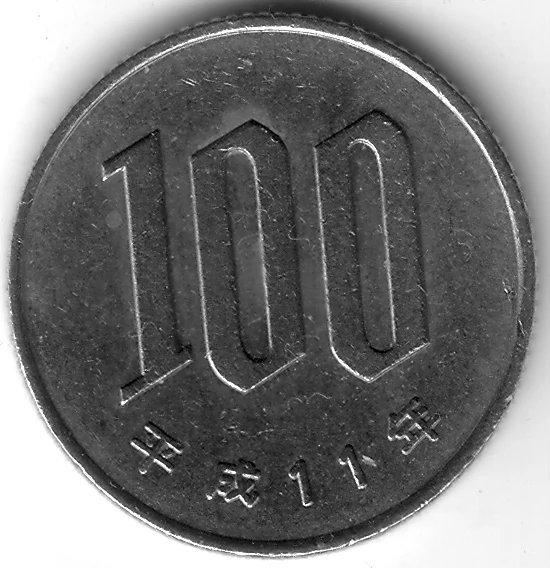
#> input picture Image Encryption/a.jpg, 550 x 568 px
$ python image_encryption.py
#> lines starting #> are read from the running program, lines starting #| are printed output that depends on the picture
#> in main, im is the input picture: PIL image 550x568 RGB; min 0, max 255, mean 116
from PIL import Image
from random import shuffle
from words import WORDS
from copy import deepcopy

# create a 1:1 mapping of RGB values
def random_color_map():
    r_random_map = list(range(256))
    shuffle(r_random_map)
    g_random_map = list(range(256))
    shuffle(g_random_map)
    b_random_map = list(range(256))
    shuffle(b_random_map)

    return r_random_map, g_random_map, b_random_map

# convert values from 0-255 to correspond with words
def word_map(r_map, g_map, b_map):
    words = []
    words.append(' '.join([WORDS[r] for r in r_map]))
    words.append(' '.join([WORDS[g] for g in g_map]))
    words.append(' '.join([WORDS[b] for b in b_map]))
    words = '\n'.join(words)
    return words

# encrypt an image (in place)
def encrypt(image):
    r_map, g_map, b_map = random_color_map()
    for i in range(3):
        for y in range(image.height):
            for x in range(image.width):
                # get color at (x, y)
                r, g, b = image.getpixel((x, y))

                # rotate color map
                r_map.append(r_map.pop(0))
                g_map.append(g_map.pop(0))
                b_map.append(b_map.pop(0))

                # map color
                r = r_map[r]
                g = g_map[g]
                b = b_map[b]

                # copy mapped color
                image.putpixel((x, y), (r, g, b))
        image.rotate(90)
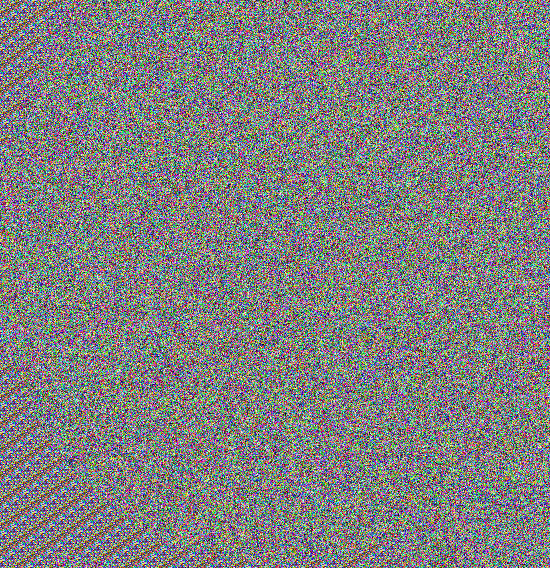
#> image: PIL image 550x568 RGB; mean R, G, B 127.2, 127.5, 127.1
#> after the loop, b_map = 256 values, max 255 at index 143, min 0 at index 215, mean 127.5; g_map = 256 values, max 255 at index 115, min 0 at index 8, mean 127.5; r_map = 256 values, max 255 at index 191, min 0 at index 207, mean 127.5

    words = word_map(r_map, g_map, b_map)
    with open("words.txt", 'w') as ofile:
                ofile.flush()
                ofile.write(words)


def decrypt(image):
    r_map = []
    g_map = []
    b_map = []

    # make words into color maps
    with open('words.txt') as ifile:
        lines = ifile.readlines()
        r_map = [WORDS.index(w) for w in lines[0].split()]
        g_map = [WORDS.index(w) for w in lines[1].split()]
        b_map = [WORDS.index(w) for w in lines[2].split()]
    for i in range(3):
        for y in range(image.height - 1, -1, -1):
            for x in range(image.width -1, -1, -1):
                # get color at (x, y)
                r, g, b = image.getpixel((x, y))

                # map colors
                r = r_map.index(r)
                g = g_map.index(g)
                b = b_map.index(b)

                # rotate color map
                r_map.insert(0, r_map.pop())
                g_map.insert(0, g_map.pop())
                b_map.insert(0, b_map.pop())

                image.putpixel((x, y), (r, g, b))
        image.rotate(270)
#> after the loop, b_map = 256 values, max 255 at index 127, min 0 at index 199, mean 127.5; g_map = 256 values, max 255 at index 99, min 0 at index 248, mean 127.5; r_map = 256 values, max 255 at index 175, min 0 at index 191, mean 127.5

def main():
    im = Image.open("a.jpg")
    encrypt(im)
    im.save('b.jpg')
    decrypt(im)
    im.save('c.jpg')

if __name__ == '__main__':
    main()
